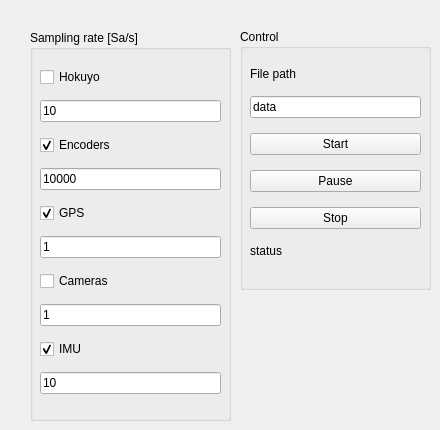
    <widget class="QWidget" name="recordTab">
     <attribute name="title">
      <string>Recording</string>
     </attribute>
     <widget class="QGroupBox" name="saRateGroupBox">
      <property name="geometry">
       <rect>
        <x>30</x>
        <y>30</y>
        <width>201</width>
        <height>391</height>
       </rect>
      </property>
      <property name="title">
       <string>Sampling rate [Sa/s]</string>
      </property>
      <widget class="QWidget" name="verticalLayoutWidget">
       <property name="geometry">
        <rect>
         <x>10</x>
         <y>30</y>
         <width>181</width>
         <height>347</height>
        </rect>
       </property>
       <layout class="QVBoxLayout" name="verticalLayout">
        <item>
         <widget class="QCheckBox" name="includeHokuyoCheckBox">
          <property name="text">
           <string>Hokuyo</string>
          </property>
          <property name="checkable">
           <bool>true</bool>
          </property>
          <property name="checked">
           <bool>false</bool>
          </property>
         </widget>
        </item>
        <item>
         <widget class="QLineEdit" name="saRateHokuyoLineEdit">
          <property name="text">
           <string>10</string>
          </property>
         </widget>
        </item>
        <item>
         <widget class="QCheckBox" name="includeEncodersCheckBox">
          <property name="text">
           <string>Encoders</string>
          </property>
          <property name="checked">
           <bool>true</bool>
          </property>
         </widget>
        </item>
        <item>
         <widget class="QLineEdit" name="saRateEncodersLineEdit">
          <property name="text">
           <string>10000</string>
          </property>
         </widget>
        </item>
        <item>
         <widget class="QCheckBox" name="includeGpsCheckBox">
          <property name="text">
           <string>GPS</string>
          </property>
          <property name="checked">
           <bool>true</bool>
          </property>
         </widget>
        </item>
        <item>
         <widget class="QLineEdit" name="saRateGpsLineEdit">
          <property name="text">
           <string>1</string>
          </property>
         </widget>
        </item>
        <item>
         <widget class="QCheckBox" name="includeCamerasCheckBox">
          <property name="text">
           <string>Cameras</string>
          </property>
          <property name="checked">
           <bool>false</bool>
          </property>
         </widget>
        </item>
        <item>
         <widget class="QLineEdit" name="saRateCamerasLineEdit">
          <property name="text">
           <string>1</string>
          </property>
         </widget>
        </item>
        <item>
         <widget class="QCheckBox" name="includeImuCheckBox">
          <property name="text">
           <string>IMU</string>
          </property>
          <property name="checked">
           <bool>true</bool>
          </property>
         </widget>
        </item>
        <item>
         <widget class="QLineEdit" name="saRateImuLineEdit">
          <property name="text">
           <string>10</string>
          </property>
         </widget>
        </item>
       </layout>
      </widget>
     </widget>
     <widget class="QGroupBox" name="groupBox_2">
      <property name="geometry">
       <rect>
        <x>240</x>
        <y>29</y>
        <width>191</width>
        <height>261</height>
       </rect>
      </property>
      <property name="title">
       <string>Control</string>
      </property>
      <widget class="QWidget" name="verticalLayoutWidget_2">
       <property name="geometry">
        <rect>
         <x>10</x>
         <y>29</y>
         <width>171</width>
         <height>211</height>
        </rect>
       </property>
       <layout class="QVBoxLayout" name="verticalLayout_2">
        <item>
         <widget class="QLabel" name="label_17">
          <property name="sizePolicy">
           <sizepolicy hsizetype="Preferred" vsizetype="Fixed">
            <horstretch>0</horstretch>
            <verstretch>0</verstretch>
           </sizepolicy>
          </property>
          <property name="text">
           <string>File path</string>
          </property>
         </widget>
        </item>
        <item>
         <widget class="QLineEdit" name="recPathLineEdit">
          <property name="text">
           <string>data</string>
          </property>
         </widget>
        </item>
        <item>
         <widget class="QPushButton" name="startRecButton">
          <property name="text">
           <string>Start</string>
          </property>
         </widget>
        </item>
        <item>
         <widget class="QPushButton" name="pauseResumeRecButton">
          <property name="text">
           <string>Pause</string>
          </property>
         </widget>
        </item>
        <item>
         <widget class="QPushButton" name="stopRecButon">
          <property name="text">
           <string>Stop</string>
          </property>
         </widget>
        </item>
        <item>
         <widget class="QLabel" name="recStatusLabel">
          <property name="sizePolicy">
           <sizepolicy hsizetype="Preferred" vsizetype="Fixed">
            <horstretch>0</horstretch>
            <verstretch>0</verstretch>
           </sizepolicy>
          </property>
          <property name="text">
           <string>status</string>
          </property>
         </widget>
        </item>
       </layout>
      </widget>
     </widget>
    </widget>
